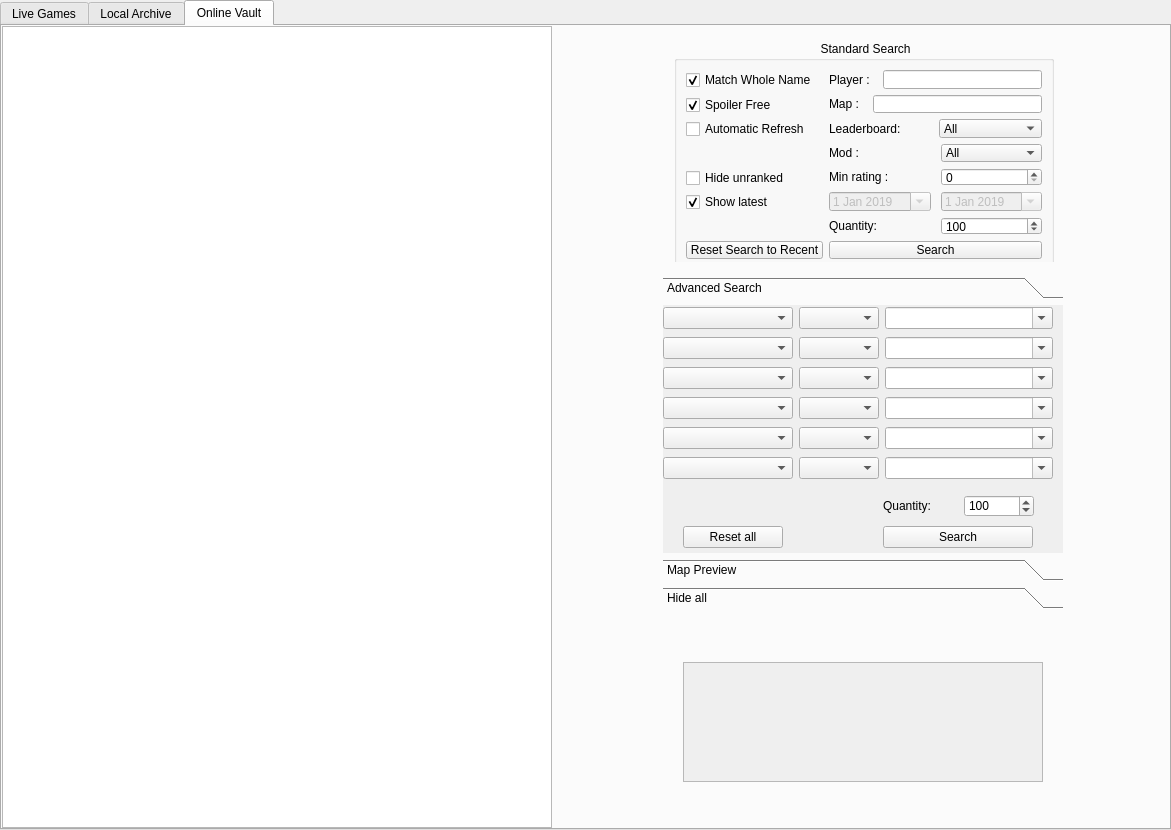
<?xml version="1.0" encoding="UTF-8"?>
<ui version="4.0">
 <class>topTabs</class>
 <widget class="QTabWidget" name="topTabs">
  <property name="geometry">
   <rect>
    <x>0</x>
    <y>0</y>
    <width>1171</width>
    <height>830</height>
   </rect>
  </property>
  <property name="windowTitle">
   <string>TabWidget</string>
  </property>
  <property name="currentIndex">
   <number>2</number>
  </property>
  <widget class="QWidget" name="liveTab">
   <attribute name="title">
    <string>Live Games</string>
   </attribute>
   <layout class="QGridLayout" name="gridLayout">
    <property name="leftMargin">
     <number>0</number>
    </property>
    <property name="topMargin">
     <number>0</number>
    </property>
    <property name="rightMargin">
     <number>0</number>
    </property>
    <property name="bottomMargin">
     <number>0</number>
    </property>
    <item row="0" column="0">
     <widget class="QTreeWidget" name="liveTree">
      <property name="focusPolicy">
       <enum>Qt::FocusPolicy::NoFocus</enum>
      </property>
      <property name="selectionMode">
       <enum>QAbstractItemView::SelectionMode::NoSelection</enum>
      </property>
      <property name="iconSize">
       <size>
        <width>32</width>
        <height>32</height>
       </size>
      </property>
      <property name="verticalScrollMode">
       <enum>QAbstractItemView::ScrollMode::ScrollPerPixel</enum>
      </property>
      <property name="rootIsDecorated">
       <bool>false</bool>
      </property>
      <property name="sortingEnabled">
       <bool>true</bool>
      </property>
      <property name="allColumnsShowFocus">
       <bool>true</bool>
      </property>
      <property name="columnCount">
       <number>3</number>
      </property>
      <attribute name="headerVisible">
       <bool>false</bool>
      </attribute>
      <attribute name="headerDefaultSectionSize">
       <number>39</number>
      </attribute>
      <attribute name="headerStretchLastSection">
       <bool>false</bool>
      </attribute>
      <column>
       <property name="text">
        <string notr="true">1</string>
       </property>
      </column>
      <column>
       <property name="text">
        <string notr="true">2</string>
       </property>
      </column>
      <column>
       <property name="text">
        <string notr="true">3</string>
       </property>
      </column>
     </widget>
    </item>
   </layout>
  </widget>
  <widget class="QWidget" name="localTab">
   <attribute name="title">
    <string>Local Archive</string>
   </attribute>
   <layout class="QGridLayout" name="gridLayout_2">
    <property name="leftMargin">
     <number>0</number>
    </property>
    <property name="topMargin">
     <number>0</number>
    </property>
    <property name="rightMargin">
     <number>0</number>
    </property>
    <property name="bottomMargin">
     <number>0</number>
    </property>
    <item row="0" column="0">
     <widget class="QTreeWidget" name="myTree">
      <property name="focusPolicy">
       <enum>Qt::FocusPolicy::NoFocus</enum>
      </property>
      <property name="alternatingRowColors">
       <bool>false</bool>
      </property>
      <property name="selectionMode">
       <enum>QAbstractItemView::SelectionMode::NoSelection</enum>
      </property>
      <property name="selectionBehavior">
       <enum>QAbstractItemView::SelectionBehavior::SelectRows</enum>
      </property>
      <property name="iconSize">
       <size>
        <width>32</width>
        <height>32</height>
       </size>
      </property>
      <property name="verticalScrollMode">
       <enum>QAbstractItemView::ScrollMode::ScrollPerPixel</enum>
      </property>
      <property name="horizontalScrollMode">
       <enum>QAbstractItemView::ScrollMode::ScrollPerPixel</enum>
      </property>
      <property name="rootIsDecorated">
       <bool>false</bool>
      </property>
      <property name="sortingEnabled">
       <bool>true</bool>
      </property>
      <property name="wordWrap">
       <bool>false</bool>
      </property>
      <property name="columnCount">
       <number>4</number>
      </property>
      <attribute name="headerVisible">
       <bool>false</bool>
      </attribute>
      <attribute name="headerDefaultSectionSize">
       <number>39</number>
      </attribute>
      <attribute name="headerStretchLastSection">
       <bool>false</bool>
      </attribute>
      <column>
       <property name="text">
        <string notr="true">1</string>
       </property>
      </column>
      <column>
       <property name="text">
        <string notr="true">2</string>
       </property>
      </column>
      <column>
       <property name="text">
        <string notr="true">3</string>
       </property>
      </column>
      <column>
       <property name="text">
        <string notr="true">4</string>
       </property>
      </column>
     </widget>
    </item>
   </layout>
  </widget>
  <widget class="QWidget" name="onlineTab">
   <attribute name="title">
    <string>Online Vault</string>
   </attribute>
   <layout class="QGridLayout" name="gridLayout_4">
    <property name="leftMargin">
     <number>0</number>
    </property>
    <property name="topMargin">
     <number>0</number>
    </property>
    <property name="rightMargin">
     <number>0</number>
    </property>
    <property name="bottomMargin">
     <number>0</number>
    </property>
    <item row="2" column="1">
     <widget class="QWidget" name="widget" native="true">
      <property name="sizePolicy">
       <sizepolicy hsizetype="MinimumExpanding" vsizetype="MinimumExpanding">
        <horstretch>0</horstretch>
        <verstretch>0</verstretch>
       </sizepolicy>
      </property>
      <property name="minimumSize">
       <size>
        <width>400</width>
        <height>230</height>
       </size>
      </property>
      <property name="sizeIncrement">
       <size>
        <width>0</width>
        <height>0</height>
       </size>
      </property>
      <layout class="QGridLayout" name="gridLayout_5">
       <item row="2" column="2">
        <spacer name="verticalSpacer_2">
         <property name="orientation">
          <enum>Qt::Orientation::Vertical</enum>
         </property>
         <property name="sizeHint" stdset="0">
          <size>
           <width>0</width>
           <height>5</height>
          </size>
         </property>
        </spacer>
       </item>
       <item row="1" column="0">
        <spacer name="horizontalSpacer">
         <property name="orientation">
          <enum>Qt::Orientation::Horizontal</enum>
         </property>
         <property name="sizeHint" stdset="0">
          <size>
           <width>10</width>
           <height>0</height>
          </size>
         </property>
        </spacer>
       </item>
       <item row="0" column="2">
        <spacer name="verticalSpacer">
         <property name="orientation">
          <enum>Qt::Orientation::Vertical</enum>
         </property>
         <property name="sizeHint" stdset="0">
          <size>
           <width>0</width>
           <height>5</height>
          </size>
         </property>
        </spacer>
       </item>
       <item row="1" column="4">
        <spacer name="horizontalSpacer_2">
         <property name="orientation">
          <enum>Qt::Orientation::Horizontal</enum>
         </property>
         <property name="sizeType">
          <enum>QSizePolicy::Policy::Expanding</enum>
         </property>
         <property name="sizeHint" stdset="0">
          <size>
           <width>10</width>
           <height>0</height>
          </size>
         </property>
        </spacer>
       </item>
       <item row="0" column="1">
        <widget class="QGroupBox" name="groupBox">
         <property name="sizePolicy">
          <sizepolicy hsizetype="Minimum" vsizetype="Minimum">
           <horstretch>0</horstretch>
           <verstretch>0</verstretch>
          </sizepolicy>
         </property>
         <property name="minimumSize">
          <size>
           <width>380</width>
           <height>230</height>
          </size>
         </property>
         <property name="maximumSize">
          <size>
           <width>380</width>
           <height>300</height>
          </size>
         </property>
         <property name="title">
          <string> Standard Search</string>
         </property>
         <property name="alignment">
          <set>Qt::AlignmentFlag::AlignHCenter|Qt::AlignmentFlag::AlignTop</set>
         </property>
         <property name="flat">
          <bool>true</bool>
         </property>
         <layout class="QGridLayout" name="gridLayout_6">
          <item row="1" column="1">
           <layout class="QHBoxLayout" name="horizontalLayout_2">
            <property name="spacing">
             <number>10</number>
            </property>
            <item>
             <widget class="QLabel" name="label_2">
              <property name="autoFillBackground">
               <bool>false</bool>
              </property>
              <property name="styleSheet">
               <string notr="true"/>
              </property>
              <property name="text">
               <string>Map : </string>
              </property>
             </widget>
            </item>
            <item>
             <widget class="QLineEdit" name="mapName"/>
            </item>
           </layout>
          </item>
          <item row="0" column="0">
           <widget class="QCheckBox" name="matchUsernameCheckbox">
            <property name="sizePolicy">
             <sizepolicy hsizetype="Fixed" vsizetype="Fixed">
              <horstretch>0</horstretch>
              <verstretch>0</verstretch>
             </sizepolicy>
            </property>
            <property name="minimumSize">
             <size>
              <width>80</width>
              <height>20</height>
             </size>
            </property>
            <property name="toolTip">
             <string>Search for the exact name of the player</string>
            </property>
            <property name="text">
             <string>Match Whole Name</string>
            </property>
            <property name="checked">
             <bool>true</bool>
            </property>
           </widget>
          </item>
          <item row="6" column="1">
           <layout class="QHBoxLayout" name="horizontalLayout_6">
            <property name="spacing">
             <number>10</number>
            </property>
            <item>
             <widget class="QLabel" name="label_6">
              <property name="autoFillBackground">
               <bool>false</bool>
              </property>
              <property name="styleSheet">
               <string notr="true"/>
              </property>
              <property name="text">
               <string>Quantity:</string>
              </property>
             </widget>
            </item>
            <item>
             <widget class="QSpinBox" name="quantity">
              <property name="minimumSize">
               <size>
                <width>50</width>
                <height>0</height>
               </size>
              </property>
              <property name="styleSheet">
               <string notr="true"/>
              </property>
              <property name="minimum">
               <number>1</number>
              </property>
              <property name="maximum">
               <number>300</number>
              </property>
              <property name="singleStep">
               <number>50</number>
              </property>
              <property name="value">
               <number>100</number>
              </property>
             </widget>
            </item>
           </layout>
          </item>
          <item row="1" column="0">
           <widget class="QCheckBox" name="spoilerCheckbox">
            <property name="sizePolicy">
             <sizepolicy hsizetype="Fixed" vsizetype="Fixed">
              <horstretch>0</horstretch>
              <verstretch>0</verstretch>
             </sizepolicy>
            </property>
            <property name="minimumSize">
             <size>
              <width>80</width>
              <height>20</height>
             </size>
            </property>
            <property name="text">
             <string>Spoiler Free</string>
            </property>
            <property name="checked">
             <bool>true</bool>
            </property>
           </widget>
          </item>
          <item row="7" column="0">
           <widget class="QPushButton" name="RefreshResetButton">
            <property name="minimumSize">
             <size>
              <width>128</width>
              <height>0</height>
             </size>
            </property>
            <property name="text">
             <string>Reset Search to Recent</string>
            </property>
           </widget>
          </item>
          <item row="5" column="0">
           <widget class="QCheckBox" name="showLatestCheckbox">
            <property name="sizePolicy">
             <sizepolicy hsizetype="Fixed" vsizetype="Fixed">
              <horstretch>0</horstretch>
              <verstretch>0</verstretch>
             </sizepolicy>
            </property>
            <property name="minimumSize">
             <size>
              <width>80</width>
              <height>20</height>
             </size>
            </property>
            <property name="toolTip">
             <string/>
            </property>
            <property name="text">
             <string>Show latest</string>
            </property>
            <property name="checked">
             <bool>true</bool>
            </property>
           </widget>
          </item>
          <item row="5" column="1">
           <layout class="QHBoxLayout" name="horizontalLayout_5">
            <property name="spacing">
             <number>10</number>
            </property>
            <item>
             <widget class="QDateEdit" name="dateStart">
              <property name="enabled">
               <bool>false</bool>
              </property>
              <property name="dateTime">
               <datetime>
                <hour>0</hour>
                <minute>0</minute>
                <second>0</second>
                <year>2019</year>
                <month>1</month>
                <day>1</day>
               </datetime>
              </property>
              <property name="maximumDate">
               <date>
                <year>2050</year>
                <month>12</month>
                <day>31</day>
               </date>
              </property>
              <property name="minimumDate">
               <date>
                <year>2010</year>
                <month>1</month>
                <day>1</day>
               </date>
              </property>
              <property name="calendarPopup">
               <bool>true</bool>
              </property>
             </widget>
            </item>
            <item>
             <widget class="QDateEdit" name="dateEnd">
              <property name="enabled">
               <bool>false</bool>
              </property>
              <property name="dateTime">
               <datetime>
                <hour>23</hour>
                <minute>59</minute>
                <second>59</second>
                <year>2019</year>
                <month>1</month>
                <day>1</day>
               </datetime>
              </property>
              <property name="time">
               <time>
                <hour>23</hour>
                <minute>59</minute>
                <second>59</second>
               </time>
              </property>
              <property name="maximumDate">
               <date>
                <year>2050</year>
                <month>12</month>
                <day>31</day>
               </date>
              </property>
              <property name="minimumDate">
               <date>
                <year>2010</year>
                <month>1</month>
                <day>1</day>
               </date>
              </property>
              <property name="calendarPopup">
               <bool>true</bool>
              </property>
             </widget>
            </item>
           </layout>
          </item>
          <item row="4" column="0">
           <widget class="QCheckBox" name="hideUnrCheckbox">
            <property name="enabled">
             <bool>true</bool>
            </property>
            <property name="sizePolicy">
             <sizepolicy hsizetype="Fixed" vsizetype="Fixed">
              <horstretch>0</horstretch>
              <verstretch>0</verstretch>
             </sizepolicy>
            </property>
            <property name="minimumSize">
             <size>
              <width>80</width>
              <height>20</height>
             </size>
            </property>
            <property name="toolTip">
             <string/>
            </property>
            <property name="text">
             <string>Hide unranked</string>
            </property>
            <property name="checked">
             <bool>false</bool>
            </property>
           </widget>
          </item>
          <item row="4" column="1">
           <layout class="QHBoxLayout" name="horizontalLayout_4">
            <property name="spacing">
             <number>10</number>
            </property>
            <item>
             <widget class="QLabel" name="label_4">
              <property name="autoFillBackground">
               <bool>false</bool>
              </property>
              <property name="styleSheet">
               <string notr="true"/>
              </property>
              <property name="text">
               <string>Min rating : </string>
              </property>
             </widget>
            </item>
            <item>
             <widget class="QSpinBox" name="minRating">
              <property name="minimumSize">
               <size>
                <width>50</width>
                <height>0</height>
               </size>
              </property>
              <property name="styleSheet">
               <string notr="true"/>
              </property>
              <property name="minimum">
               <number>0</number>
              </property>
              <property name="maximum">
               <number>3000</number>
              </property>
              <property name="singleStep">
               <number>100</number>
              </property>
              <property name="value">
               <number>0</number>
              </property>
             </widget>
            </item>
           </layout>
          </item>
          <item row="0" column="1">
           <layout class="QHBoxLayout" name="horizontalLayout">
            <property name="spacing">
             <number>10</number>
            </property>
            <item>
             <widget class="QLabel" name="label">
              <property name="autoFillBackground">
               <bool>false</bool>
              </property>
              <property name="styleSheet">
               <string notr="true"/>
              </property>
              <property name="text">
               <string>Player : </string>
              </property>
             </widget>
            </item>
            <item>
             <widget class="QLineEdit" name="playerName"/>
            </item>
           </layout>
          </item>
          <item row="7" column="1">
           <widget class="QPushButton" name="searchButton">
            <property name="text">
             <string>Search</string>
            </property>
           </widget>
          </item>
          <item row="3" column="1">
           <layout class="QHBoxLayout" name="horizontalLayout_3">
            <property name="spacing">
             <number>10</number>
            </property>
            <item>
             <widget class="QLabel" name="label_3">
              <property name="autoFillBackground">
               <bool>false</bool>
              </property>
              <property name="styleSheet">
               <string notr="true"/>
              </property>
              <property name="text">
               <string>Mod : </string>
              </property>
             </widget>
            </item>
            <item>
             <widget class="QComboBox" name="modList">
              <property name="sizePolicy">
               <sizepolicy hsizetype="Preferred" vsizetype="Preferred">
                <horstretch>0</horstretch>
                <verstretch>0</verstretch>
               </sizepolicy>
              </property>
              <property name="minimumSize">
               <size>
                <width>100</width>
                <height>0</height>
               </size>
              </property>
              <property name="maxVisibleItems">
               <number>50</number>
              </property>
              <item>
               <property name="text">
                <string>All</string>
               </property>
              </item>
             </widget>
            </item>
           </layout>
          </item>
          <item row="2" column="0">
           <widget class="QCheckBox" name="automaticCheckbox">
            <property name="sizePolicy">
             <sizepolicy hsizetype="Fixed" vsizetype="Fixed">
              <horstretch>0</horstretch>
              <verstretch>0</verstretch>
             </sizepolicy>
            </property>
            <property name="minimumSize">
             <size>
              <width>80</width>
              <height>20</height>
             </size>
            </property>
            <property name="toolTip">
             <string>reloads recent Replays on Tab reentry&lt;br&gt;'...same as it ever was ... same as it ever was'</string>
            </property>
            <property name="text">
             <string>Automatic Refresh</string>
            </property>
            <property name="checked">
             <bool>false</bool>
            </property>
           </widget>
          </item>
          <item row="2" column="1">
           <layout class="QHBoxLayout" name="horizontalLayout_9">
            <item>
             <widget class="QLabel" name="label_5">
              <property name="text">
               <string>Leaderboard:</string>
              </property>
             </widget>
            </item>
            <item>
             <widget class="QComboBox" name="leaderboardList">
              <property name="sizePolicy">
               <sizepolicy hsizetype="Preferred" vsizetype="Preferred">
                <horstretch>0</horstretch>
                <verstretch>0</verstretch>
               </sizepolicy>
              </property>
              <property name="minimumSize">
               <size>
                <width>100</width>
                <height>0</height>
               </size>
              </property>
              <property name="currentText">
               <string>All</string>
              </property>
              <property name="currentIndex">
               <number>0</number>
              </property>
              <item>
               <property name="text">
                <string>All</string>
               </property>
              </item>
             </widget>
            </item>
           </layout>
          </item>
          <item row="6" column="0">
           <widget class="QLabel" name="searchInfoLabel">
            <property name="text">
             <string/>
            </property>
           </widget>
          </item>
         </layout>
        </widget>
       </item>
      </layout>
      <zorder>horizontalSpacer</zorder>
      <zorder>verticalSpacer</zorder>
      <zorder>verticalSpacer_2</zorder>
      <zorder>horizontalSpacer_2</zorder>
      <zorder>groupBox</zorder>
     </widget>
    </item>
    <item row="1" column="0" rowspan="5">
     <widget class="QTreeWidget" name="onlineTree">
      <property name="sizePolicy">
       <sizepolicy hsizetype="MinimumExpanding" vsizetype="Expanding">
        <horstretch>0</horstretch>
        <verstretch>0</verstretch>
       </sizepolicy>
      </property>
      <property name="minimumSize">
       <size>
        <width>550</width>
        <height>0</height>
       </size>
      </property>
      <property name="maximumSize">
       <size>
        <width>550</width>
        <height>16777215</height>
       </size>
      </property>
      <property name="sizeIncrement">
       <size>
        <width>50</width>
        <height>0</height>
       </size>
      </property>
      <property name="sortingEnabled">
       <bool>false</bool>
      </property>
      <property name="columnCount">
       <number>2</number>
      </property>
      <attribute name="headerVisible">
       <bool>false</bool>
      </attribute>
      <attribute name="headerMinimumSectionSize">
       <number>200</number>
      </attribute>
      <attribute name="headerDefaultSectionSize">
       <number>200</number>
      </attribute>
      <column>
       <property name="text">
        <string>New Column</string>
       </property>
      </column>
      <column>
       <property name="text">
        <string>New Column</string>
       </property>
      </column>
     </widget>
    </item>
    <item row="4" column="1">
     <widget class="QWidget" name="widget_2" native="true">
      <property name="sizePolicy">
       <sizepolicy hsizetype="Preferred" vsizetype="Preferred">
        <horstretch>0</horstretch>
        <verstretch>1</verstretch>
       </sizepolicy>
      </property>
      <property name="minimumSize">
       <size>
        <width>400</width>
        <height>200</height>
       </size>
      </property>
      <layout class="QGridLayout" name="gridLayout_3">
       <item row="0" column="0">
        <widget class="QScrollArea" name="replayScoreScrollArea">
         <property name="maximumSize">
          <size>
           <width>360</width>
           <height>120</height>
          </size>
         </property>
         <property name="widgetResizable">
          <bool>true</bool>
         </property>
         <widget class="QWidget" name="replayScore">
          <property name="geometry">
           <rect>
            <x>0</x>
            <y>0</y>
            <width>358</width>
            <height>118</height>
           </rect>
          </property>
          <property name="sizePolicy">
           <sizepolicy hsizetype="Expanding" vsizetype="Expanding">
            <horstretch>0</horstretch>
            <verstretch>0</verstretch>
           </sizepolicy>
          </property>
          <layout class="QGridLayout" name="gridLayout_9" rowstretch="0">
           <property name="leftMargin">
            <number>0</number>
           </property>
           <property name="topMargin">
            <number>0</number>
           </property>
           <property name="rightMargin">
            <number>0</number>
           </property>
           <property name="bottomMargin">
            <number>0</number>
           </property>
           <property name="spacing">
            <number>0</number>
           </property>
           <item row="0" column="0">
            <layout class="QHBoxLayout" name="replayScoreLayout"/>
           </item>
          </layout>
         </widget>
        </widget>
       </item>
      </layout>
     </widget>
    </item>
    <item row="3" column="1">
     <widget class="QWidget" name="widget_3" native="true">
      <property name="minimumSize">
       <size>
        <width>0</width>
        <height>350</height>
       </size>
      </property>
      <layout class="QGridLayout" name="gridLayout_7" rowstretch="0">
       <item row="0" column="0">
        <widget class="QToolBox" name="replayToolBox">
         <property name="maximumSize">
          <size>
           <width>400</width>
           <height>16777215</height>
          </size>
         </property>
         <property name="currentIndex">
          <number>0</number>
         </property>
         <widget class="QWidget" name="advancedSearch">
          <property name="geometry">
           <rect>
            <x>0</x>
            <y>0</y>
            <width>400</width>
            <height>251</height>
           </rect>
          </property>
          <attribute name="label">
           <string>Advanced Search</string>
          </attribute>
          <widget class="QWidget" name="horizontalLayoutWidget_7">
           <property name="geometry">
            <rect>
             <x>0</x>
             <y>220</y>
             <width>391</width>
             <height>25</height>
            </rect>
           </property>
           <layout class="QHBoxLayout" name="horizontalLayout_7">
            <property name="spacing">
             <number>80</number>
            </property>
            <property name="leftMargin">
             <number>0</number>
            </property>
            <item>
             <widget class="QPushButton" name="advResetButton">
              <property name="maximumSize">
               <size>
                <width>100</width>
                <height>16777215</height>
               </size>
              </property>
              <property name="layoutDirection">
               <enum>Qt::LayoutDirection::LeftToRight</enum>
              </property>
              <property name="text">
               <string>Reset all</string>
              </property>
             </widget>
            </item>
            <item>
             <widget class="QPushButton" name="advSearchButton">
              <property name="maximumSize">
               <size>
                <width>150</width>
                <height>16777215</height>
               </size>
              </property>
              <property name="text">
               <string>Search</string>
              </property>
             </widget>
            </item>
           </layout>
          </widget>
          <widget class="QWidget" name="widget_4" native="true">
           <property name="geometry">
            <rect>
             <x>0</x>
             <y>0</y>
             <width>390</width>
             <height>180</height>
            </rect>
           </property>
           <property name="minimumSize">
            <size>
             <width>390</width>
             <height>0</height>
            </size>
           </property>
           <layout class="QVBoxLayout" name="verticalLayout">
            <item>
             <layout class="QHBoxLayout" name="filterHorizontal1">
              <item>
               <widget class="QComboBox" name="filter1">
                <property name="minimumSize">
                 <size>
                  <width>130</width>
                  <height>0</height>
                 </size>
                </property>
                <property name="maximumSize">
                 <size>
                  <width>130</width>
                  <height>16777215</height>
                 </size>
                </property>
                <property name="editable">
                 <bool>false</bool>
                </property>
                <property name="maxVisibleItems">
                 <number>20</number>
                </property>
               </widget>
              </item>
              <item>
               <widget class="QComboBox" name="operator1">
                <property name="maximumSize">
                 <size>
                  <width>80</width>
                  <height>16777215</height>
                 </size>
                </property>
               </widget>
              </item>
              <item>
               <widget class="QComboBox" name="value1">
                <property name="editable">
                 <bool>true</bool>
                </property>
               </widget>
              </item>
             </layout>
            </item>
            <item>
             <layout class="QHBoxLayout" name="filterHorizontal2">
              <item>
               <widget class="QComboBox" name="filter2">
                <property name="minimumSize">
                 <size>
                  <width>130</width>
                  <height>0</height>
                 </size>
                </property>
                <property name="maximumSize">
                 <size>
                  <width>130</width>
                  <height>16777215</height>
                 </size>
                </property>
                <property name="maxVisibleItems">
                 <number>20</number>
                </property>
               </widget>
              </item>
              <item>
               <widget class="QComboBox" name="operator2">
                <property name="maximumSize">
                 <size>
                  <width>80</width>
                  <height>16777215</height>
                 </size>
                </property>
               </widget>
              </item>
              <item>
               <widget class="QComboBox" name="value2">
                <property name="editable">
                 <bool>true</bool>
                </property>
               </widget>
              </item>
             </layout>
            </item>
            <item>
             <layout class="QHBoxLayout" name="filterHorizontal3">
              <item>
               <widget class="QComboBox" name="filter3">
                <property name="minimumSize">
                 <size>
                  <width>130</width>
                  <height>0</height>
                 </size>
                </property>
                <property name="maximumSize">
                 <size>
                  <width>130</width>
                  <height>16777215</height>
                 </size>
                </property>
                <property name="maxVisibleItems">
                 <number>20</number>
                </property>
               </widget>
              </item>
              <item>
               <widget class="QComboBox" name="operator3">
                <property name="maximumSize">
                 <size>
                  <width>80</width>
                  <height>16777215</height>
                 </size>
                </property>
               </widget>
              </item>
              <item>
               <widget class="QComboBox" name="value3">
                <property name="editable">
                 <bool>true</bool>
                </property>
               </widget>
              </item>
             </layout>
            </item>
            <item>
             <layout class="QHBoxLayout" name="filterHorizontal4">
              <item>
               <widget class="QComboBox" name="filter4">
                <property name="minimumSize">
                 <size>
                  <width>130</width>
                  <height>0</height>
                 </size>
                </property>
                <property name="maximumSize">
                 <size>
                  <width>130</width>
                  <height>16777215</height>
                 </size>
                </property>
                <property name="maxVisibleItems">
                 <number>20</number>
                </property>
               </widget>
              </item>
              <item>
               <widget class="QComboBox" name="operator4">
                <property name="maximumSize">
                 <size>
                  <width>80</width>
                  <height>16777215</height>
                 </size>
                </property>
               </widget>
              </item>
              <item>
               <widget class="QComboBox" name="value4">
                <property name="editable">
                 <bool>true</bool>
                </property>
               </widget>
              </item>
             </layout>
            </item>
            <item>
             <layout class="QHBoxLayout" name="filterHorizontal5">
              <item>
               <widget class="QComboBox" name="filter5">
                <property name="minimumSize">
                 <size>
                  <width>130</width>
                  <height>0</height>
                 </size>
                </property>
                <property name="maximumSize">
                 <size>
                  <width>130</width>
                  <height>16777215</height>
                 </size>
                </property>
                <property name="maxVisibleItems">
                 <number>20</number>
                </property>
               </widget>
              </item>
              <item>
               <widget class="QComboBox" name="operator5">
                <property name="maximumSize">
                 <size>
                  <width>80</width>
                  <height>16777215</height>
                 </size>
                </property>
               </widget>
              </item>
              <item>
               <widget class="QComboBox" name="value5">
                <property name="editable">
                 <bool>true</bool>
                </property>
               </widget>
              </item>
             </layout>
            </item>
            <item>
             <layout class="QHBoxLayout" name="filterHorizontal6">
              <item>
               <widget class="QComboBox" name="filter6">
                <property name="minimumSize">
                 <size>
                  <width>130</width>
                  <height>0</height>
                 </size>
                </property>
                <property name="maximumSize">
                 <size>
                  <width>130</width>
                  <height>16777215</height>
                 </size>
                </property>
                <property name="maxVisibleItems">
                 <number>20</number>
                </property>
               </widget>
              </item>
              <item>
               <widget class="QComboBox" name="operator6">
                <property name="maximumSize">
                 <size>
                  <width>80</width>
                  <height>16777215</height>
                 </size>
                </property>
               </widget>
              </item>
              <item>
               <widget class="QComboBox" name="value6">
                <property name="editable">
                 <bool>true</bool>
                </property>
               </widget>
              </item>
             </layout>
            </item>
           </layout>
          </widget>
          <widget class="QWidget" name="layoutWidget">
           <property name="geometry">
            <rect>
             <x>220</x>
             <y>190</y>
             <width>151</width>
             <height>22</height>
            </rect>
           </property>
           <layout class="QHBoxLayout" name="horizontalLayout_8">
            <property name="spacing">
             <number>10</number>
            </property>
            <item>
             <widget class="QLabel" name="label_7">
              <property name="autoFillBackground">
               <bool>false</bool>
              </property>
              <property name="styleSheet">
               <string notr="true"/>
              </property>
              <property name="text">
               <string>Quantity:</string>
              </property>
             </widget>
            </item>
            <item>
             <widget class="QSpinBox" name="advQuantity">
              <property name="minimumSize">
               <size>
                <width>50</width>
                <height>0</height>
               </size>
              </property>
              <property name="styleSheet">
               <string notr="true"/>
              </property>
              <property name="minimum">
               <number>1</number>
              </property>
              <property name="maximum">
               <number>300</number>
              </property>
              <property name="singleStep">
               <number>50</number>
              </property>
              <property name="value">
               <number>100</number>
              </property>
             </widget>
            </item>
           </layout>
          </widget>
          <widget class="QLabel" name="advSearchInfoLabel">
           <property name="geometry">
            <rect>
             <x>20</x>
             <y>190</y>
             <width>128</width>
             <height>19</height>
            </rect>
           </property>
           <property name="text">
            <string/>
           </property>
          </widget>
         </widget>
         <widget class="QWidget" name="mapPreview">
          <property name="geometry">
           <rect>
            <x>0</x>
            <y>0</y>
            <width>400</width>
            <height>251</height>
           </rect>
          </property>
          <attribute name="label">
           <string>Map Preview</string>
          </attribute>
          <widget class="QWidget" name="horizontalWidget_8" native="true">
           <property name="geometry">
            <rect>
             <x>0</x>
             <y>0</y>
             <width>391</width>
             <height>256</height>
            </rect>
           </property>
           <property name="minimumSize">
            <size>
             <width>0</width>
             <height>256</height>
            </size>
           </property>
           <property name="maximumSize">
            <size>
             <width>391</width>
             <height>16777215</height>
            </size>
           </property>
           <widget class="QLabel" name="mapPreviewLabel">
            <property name="geometry">
             <rect>
              <x>67</x>
              <y>0</y>
              <width>256</width>
              <height>256</height>
             </rect>
            </property>
            <property name="minimumSize">
             <size>
              <width>256</width>
              <height>256</height>
             </size>
            </property>
            <property name="maximumSize">
             <size>
              <width>256</width>
              <height>256</height>
             </size>
            </property>
            <property name="text">
             <string/>
            </property>
            <property name="scaledContents">
             <bool>true</bool>
            </property>
           </widget>
          </widget>
         </widget>
         <widget class="QWidget" name="hideAll">
          <property name="geometry">
           <rect>
            <x>0</x>
            <y>0</y>
            <width>400</width>
            <height>251</height>
           </rect>
          </property>
          <attribute name="label">
           <string>Hide all</string>
          </attribute>
         </widget>
        </widget>
       </item>
      </layout>
     </widget>
    </item>
   </layout>
  </widget>
 </widget>
 <tabstops>
  <tabstop>playerName</tabstop>
  <tabstop>mapName</tabstop>
  <tabstop>leaderboardList</tabstop>
  <tabstop>modList</tabstop>
  <tabstop>minRating</tabstop>
  <tabstop>hideUnrCheckbox</tabstop>
  <tabstop>showLatestCheckbox</tabstop>
  <tabstop>dateStart</tabstop>
  <tabstop>dateEnd</tabstop>
  <tabstop>quantity</tabstop>
  <tabstop>RefreshResetButton</tabstop>
  <tabstop>searchButton</tabstop>
  <tabstop>filter1</tabstop>
  <tabstop>operator1</tabstop>
  <tabstop>value1</tabstop>
  <tabstop>filter2</tabstop>
  <tabstop>operator2</tabstop>
  <tabstop>value2</tabstop>
  <tabstop>filter3</tabstop>
  <tabstop>operator3</tabstop>
  <tabstop>value3</tabstop>
  <tabstop>filter4</tabstop>
  <tabstop>operator4</tabstop>
  <tabstop>value4</tabstop>
  <tabstop>filter5</tabstop>
  <tabstop>operator5</tabstop>
  <tabstop>value5</tabstop>
  <tabstop>filter6</tabstop>
  <tabstop>operator6</tabstop>
  <tabstop>value6</tabstop>
  <tabstop>advQuantity</tabstop>
  <tabstop>advResetButton</tabstop>
  <tabstop>advSearchButton</tabstop>
  <tabstop>replayScore</tabstop>
  <tabstop>onlineTree</tabstop>
 </tabstops>
 <resources/>
 <connections/>
</ui>
